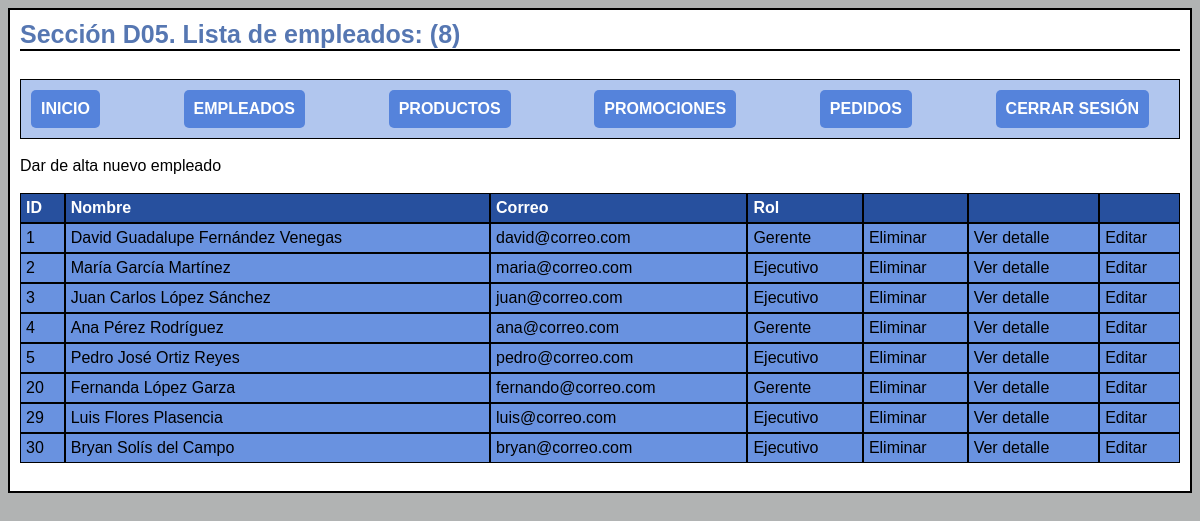
Page /administrador/empleados_lista.php (signed in) on the committed database.
### tables this page shows
CREATE TABLE `empleados` (
  `id` int(11) NOT NULL,
  `nombre` varchar(128) NOT NULL,
  `apellidos` varchar(128) NOT NULL,
  `correo` varchar(128) NOT NULL,
  `pass` varchar(32) NOT NULL,
  `rol` int(1) NOT NULL,
  `archivo_nombre` varchar(255) NOT NULL,
  `archivo_file` varchar(128) NOT NULL,
  `status` int(1) NOT NULL DEFAULT 1,
  `eliminado` int(1) NOT NULL DEFAULT 0
);

### administrador/empleados_lista.php (the view, shortened to what this page needs)
<html>
<head>
    <?php
    $con = conecta();
    $sql = "SELECT * FROM empleados WHERE eliminado = 0";
    $res = $con->query($sql);
    $num = $res->num_rows;
    ?>
    <link rel="stylesheet" href="../css/style.css?v=<?php echo time();?>">
</head>
<body>
    <div id='contenedor_principal'>
        <div class='titulo'>Sección D05. Lista de empleados: (<?php echo $num; ?>)</div>
        <?php
            include "menu.php";
        ?>
        <div><a href='empleados_alta.php'>Dar de alta nuevo empleado</a></div><br>
        <div class='tabla'>
            <div class='fila encabezado'>
                <div class='celda'>ID</div>
                <div class='celda'>Nombre</div>
                <div class='celda'>Correo</div>
                <div class='celda'>Rol</div>
                <div class='celda'></div>
                <div class='celda'></div>
                <div class='celda'></div>
            </div>
            <?php
            $roles = [
                "1" => "Gerente",
                "2" => "Ejecutivo"
            ];
            while ($row = $res->fetch_array()) {
                $id = $row["id"];
                $nombre = $row["nombre"];
                $apellidos = $row["apellidos"];
                $correo = $row["correo"];
                $indice_rol = $row["rol"];
                $rol = $roles[$indice_rol];
                echo "<div id='empleado$id' class='fila'>";
                echo "<div class='celda'>$id</div>";
                echo "<div class='celda'>$nombre $apellidos</div>";
                echo "<div class='celda'>$correo</div>";
                echo "<div class='celda'>$rol</div>";
                echo "<div class='celda'> <a href='#' onclick='eliminar_empleado(".$id.")'> Eliminar </a> </div>";
                echo "<div class='celda'> <a href='empleados_detalle.php?id=$id'> Ver detalle </a> </div>";
                echo "<div class='celda'> <a href='empleados_edita.php?id=$id'> Editar </a> </div>";
                echo "</div>";
            }
            ?>
        </div>
        <br>
    </div>
</body>
</html>

### administrador/menu.php (shortened to what this page needs)
<html>
    <head>
        <link rel="stylesheet" href="../css/style.css?v=<?php echo time();?>">
    </head>
    <body>
        <header>
            <br>
            <nav>
                <ul id="menu">
                    <li class="elemento_menu"><a href="bienvenido.php">INICIO</a></li>
                    <li class="elemento_menu"><a href="empleados_lista.php">EMPLEADOS</a></li>
                    <li class="elemento_menu"><a href="../productos/productos_lista.php">PRODUCTOS</a></li>
                    <li class="elemento_menu"><a href="../promociones/promociones_lista.php">PROMOCIONES</a></li>
                    <li class="elemento_menu"><a href="../pedidos/pedidos_lista.php">PEDIDOS</a></li>
                    <li class="elemento_menu"><a href="../funciones/cerrar_sesion.php">CERRAR SESIÓN</a></li>
                </ul>
            </nav><br>
        </header>
    </body>
</html>

### css/style.css (style rules this page uses)
:root { --azul_principal: rgba(53, 109, 214, 0.74); --azul_fondo: rgba(150, 179, 233, 0.74); --azul_titilo: rgba(27, 71, 151, 0.74); }
a:link, a:visited { color: inherit; text-decoration: none; }
body { background-color: rgb(177, 179, 179); }
#contenedor_principal { border: 2px solid #000; background-color: #fff; font-family: 'Montserrat', sans-serif; margin-bottom: 20px; padding: 10px; height: auto; }
.titulo { font-weight: bold; font-size: 25px; margin-bottom: 10px; color: var(--azul_titilo); border-bottom: 2px solid #000; }
.tabla { display: table; width: 100%; }
.fila { display: table-row; }
.encabezado { font-weight: bold; color: #fff; background-color: #000 }
.celda { display: table-cell; max-width: 25%; padding: 5px; border: 1px solid #000; background-color: var(--azul_principal); }
#menu { list-style-type: none; padding: 0; margin: 0; border: 1px solid; display: flex; justify-content: space-between; background-color: var(--azul_fondo); padding: 10px; }
.elemento_menu { display: inline-block; font-weight: bold; margin-right: 20px; text-decoration: none; padding: 10px; border-radius: 5px; background-color: var(--azul_principal); color: #fff; }

### rows in the picture
empleados: id "1", nombre "David Guadalupe", apellidos "Fernández Venegas", correo "david@correo.com", rol "Gerente"
empleados: id "2", nombre "María", apellidos "García Martínez", correo "maria@correo.com", rol "Ejecutivo"
empleados: id "3", nombre "Juan Carlos", apellidos "López Sánchez", correo "juan@correo.com", rol "Ejecutivo"
empleados: id "4", nombre "Ana", apellidos "Pérez Rodríguez", correo "ana@correo.com", rol "Gerente"
empleados: id "5", nombre "Pedro José", apellidos "Ortiz Reyes", correo "pedro@correo.com", rol "Ejecutivo"
empleados: id "20", nombre "Fernanda", apellidos "López Garza", correo "fernando@correo.com", rol "Gerente"
empleados: id "29", nombre "Luis", apellidos "Flores Plasencia", correo "luis@correo.com", rol "Ejecutivo"
empleados: id "30", nombre "Bryan", apellidos "Solís del Campo", correo "bryan@correo.com", rol "Ejecutivo"

### other values in the picture
$num "8"
